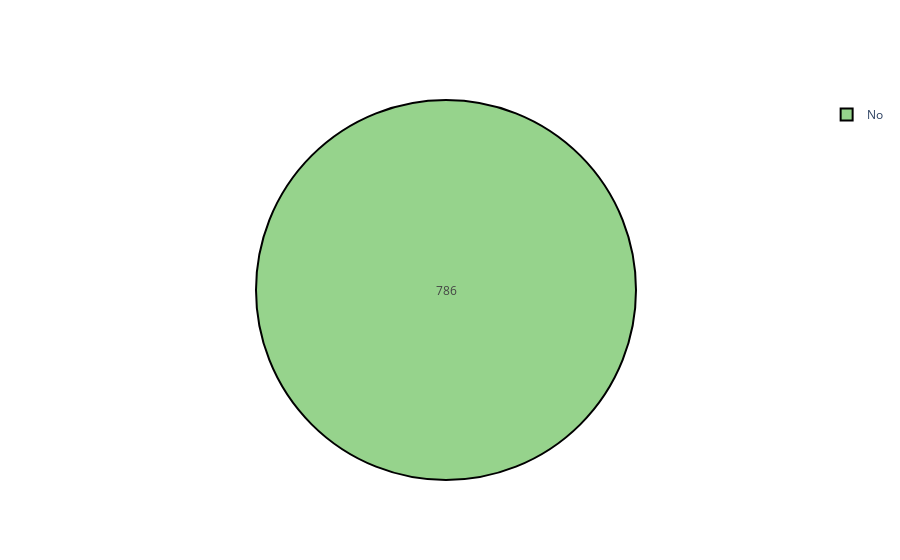

Source (notebook cell):
### Code cell
x=df['book_table'].value_counts()
colors = ['#96D38C', '#D0F9B1']

trace=go.Pie(labels=x.index,values=x,textinfo="value",
            marker=dict(colors=colors, 
                           line=dict(color='#000000', width=2)))
layout=go.Layout(title="Table booking",width=500,height=500)
fig=go.Figure(data=[trace])

fig.write_html(city_name+"/html2.html")

image_name = 'Booking Type'
fig_dat[image_name] = {'name': image_name, 'longtext': 'Pie chart showing booking types',
                       'path': 'html2.html', 'type':'html'}

py.iplot(fig, filename='pie_chart_subplots')

### Figure 1 — Plotly figure (JSON) as saved in the notebook; plotly's stock layout.template omitted (floating-point values rounded to 4 significant figures)
{"data": [{"labels": ["No"], "marker": {"colors": ["#96D38C", "#D0F9B1"], "line": {"color": "#000000", "width": 2}}, "textinfo": "value", "type": "pie", "values": [786]}], "layout": {}}
